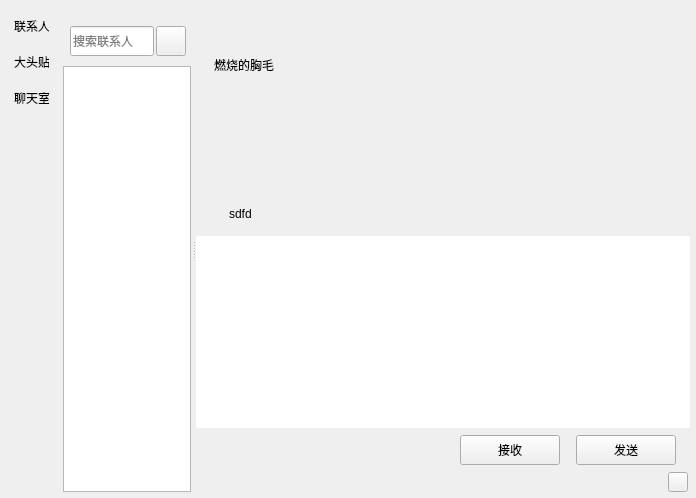
<?xml version="1.0" encoding="UTF-8"?>
<ui version="4.0">
 <class>ChatWgt</class>
 <widget class="QWidget" name="ChatWgt">
  <property name="geometry">
   <rect>
    <x>0</x>
    <y>0</y>
    <width>696</width>
    <height>498</height>
   </rect>
  </property>
  <property name="maximumSize">
   <size>
    <width>2560</width>
    <height>1440</height>
   </size>
  </property>
  <property name="windowTitle">
   <string>ChatUI</string>
  </property>
  <property name="windowOpacity">
   <double>1.000000000000000</double>
  </property>
  <layout class="QVBoxLayout" name="verticalLayout">
   <property name="leftMargin">
    <number>6</number>
   </property>
   <property name="topMargin">
    <number>6</number>
   </property>
   <property name="rightMargin">
    <number>6</number>
   </property>
   <property name="bottomMargin">
    <number>6</number>
   </property>
   <item>
    <widget class="QWidget" name="widget" native="true">
     <layout class="QVBoxLayout" name="verticalLayout_9">
      <property name="spacing">
       <number>0</number>
      </property>
      <property name="leftMargin">
       <number>0</number>
      </property>
      <property name="topMargin">
       <number>0</number>
      </property>
      <property name="rightMargin">
       <number>0</number>
      </property>
      <property name="bottomMargin">
       <number>0</number>
      </property>
      <item>
       <widget class="QWidget" name="widget_3" native="true">
        <layout class="QHBoxLayout" name="horizontalLayout_8">
         <property name="spacing">
          <number>0</number>
         </property>
         <property name="leftMargin">
          <number>0</number>
         </property>
         <property name="topMargin">
          <number>0</number>
         </property>
         <property name="rightMargin">
          <number>0</number>
         </property>
         <property name="bottomMargin">
          <number>0</number>
         </property>
         <item>
          <widget class="QWidget" name="side_bar" native="true">
           <property name="sizePolicy">
            <sizepolicy hsizetype="Fixed" vsizetype="Expanding">
             <horstretch>0</horstretch>
             <verstretch>0</verstretch>
            </sizepolicy>
           </property>
           <property name="minimumSize">
            <size>
             <width>56</width>
             <height>0</height>
            </size>
           </property>
           <property name="maximumSize">
            <size>
             <width>56</width>
             <height>16777215</height>
            </size>
           </property>
           <layout class="QVBoxLayout" name="verticalLayout_4">
            <property name="leftMargin">
             <number>0</number>
            </property>
            <property name="topMargin">
             <number>0</number>
            </property>
            <property name="rightMargin">
             <number>0</number>
            </property>
            <property name="bottomMargin">
             <number>0</number>
            </property>
            <item>
             <widget class="QWidget" name="widget_2" native="true">
              <property name="sizePolicy">
               <sizepolicy hsizetype="Preferred" vsizetype="Preferred">
                <horstretch>0</horstretch>
                <verstretch>0</verstretch>
               </sizepolicy>
              </property>
              <property name="minimumSize">
               <size>
                <width>45</width>
                <height>0</height>
               </size>
              </property>
              <property name="maximumSize">
               <size>
                <width>45</width>
                <height>150</height>
               </size>
              </property>
              <layout class="QVBoxLayout" name="verticalLayout_5">
               <property name="spacing">
                <number>1</number>
               </property>
               <property name="leftMargin">
                <number>8</number>
               </property>
               <property name="topMargin">
                <number>2</number>
               </property>
               <property name="rightMargin">
                <number>4</number>
               </property>
               <property name="bottomMargin">
                <number>2</number>
               </property>
               <item>
                <widget class="QLabel" name="Lab_ContactSide">
                 <property name="sizePolicy">
                  <sizepolicy hsizetype="Preferred" vsizetype="Fixed">
                   <horstretch>0</horstretch>
                   <verstretch>0</verstretch>
                  </sizepolicy>
                 </property>
                 <property name="minimumSize">
                  <size>
                   <width>35</width>
                   <height>35</height>
                  </size>
                 </property>
                 <property name="maximumSize">
                  <size>
                   <width>35</width>
                   <height>35</height>
                  </size>
                 </property>
                 <property name="text">
                  <string>联系人</string>
                 </property>
                </widget>
               </item>
               <item>
                <widget class="QLabel" name="Lab_Head">
                 <property name="sizePolicy">
                  <sizepolicy hsizetype="Preferred" vsizetype="Fixed">
                   <horstretch>0</horstretch>
                   <verstretch>0</verstretch>
                  </sizepolicy>
                 </property>
                 <property name="minimumSize">
                  <size>
                   <width>35</width>
                   <height>35</height>
                  </size>
                 </property>
                 <property name="maximumSize">
                  <size>
                   <width>35</width>
                   <height>35</height>
                  </size>
                 </property>
                 <property name="text">
                  <string>大头贴</string>
                 </property>
                </widget>
               </item>
               <item>
                <widget class="QLabel" name="Lab_ChatSide">
                 <property name="sizePolicy">
                  <sizepolicy hsizetype="Preferred" vsizetype="Fixed">
                   <horstretch>0</horstretch>
                   <verstretch>0</verstretch>
                  </sizepolicy>
                 </property>
                 <property name="minimumSize">
                  <size>
                   <width>35</width>
                   <height>35</height>
                  </size>
                 </property>
                 <property name="maximumSize">
                  <size>
                   <width>35</width>
                   <height>35</height>
                  </size>
                 </property>
                 <property name="text">
                  <string>聊天室</string>
                 </property>
                </widget>
               </item>
              </layout>
             </widget>
            </item>
            <item>
             <spacer name="verticalSpacer">
              <property name="orientation">
               <enum>Qt::Vertical</enum>
              </property>
              <property name="sizeType">
               <enum>QSizePolicy::Expanding</enum>
              </property>
              <property name="sizeHint" stdset="0">
               <size>
                <width>20</width>
                <height>327</height>
               </size>
              </property>
             </spacer>
            </item>
           </layout>
          </widget>
         </item>
         <item>
          <widget class="QFrame" name="frame">
           <property name="frameShape">
            <enum>QFrame::NoFrame</enum>
           </property>
           <property name="frameShadow">
            <enum>QFrame::Sunken</enum>
           </property>
           <layout class="QHBoxLayout" name="horizontalLayout">
            <property name="spacing">
             <number>0</number>
            </property>
            <property name="leftMargin">
             <number>0</number>
            </property>
            <property name="topMargin">
             <number>0</number>
            </property>
            <property name="rightMargin">
             <number>0</number>
            </property>
            <property name="bottomMargin">
             <number>0</number>
            </property>
            <item>
             <widget class="QSplitter" name="splitter">
              <property name="sizePolicy">
               <sizepolicy hsizetype="Preferred" vsizetype="Preferred">
                <horstretch>0</horstretch>
                <verstretch>0</verstretch>
               </sizepolicy>
              </property>
              <property name="frameShape">
               <enum>QFrame::NoFrame</enum>
              </property>
              <property name="frameShadow">
               <enum>QFrame::Raised</enum>
              </property>
              <property name="midLineWidth">
               <number>0</number>
              </property>
              <property name="orientation">
               <enum>Qt::Horizontal</enum>
              </property>
              <property name="handleWidth">
               <number>4</number>
              </property>
              <widget class="QFrame" name="Wgt_ChatSearch">
               <property name="sizePolicy">
                <sizepolicy hsizetype="Expanding" vsizetype="Expanding">
                 <horstretch>1</horstretch>
                 <verstretch>0</verstretch>
                </sizepolicy>
               </property>
               <property name="minimumSize">
                <size>
                 <width>100</width>
                 <height>0</height>
                </size>
               </property>
               <property name="maximumSize">
                <size>
                 <width>350</width>
                 <height>16777215</height>
                </size>
               </property>
               <property name="styleSheet">
                <string notr="true"/>
               </property>
               <property name="frameShape">
                <enum>QFrame::NoFrame</enum>
               </property>
               <property name="frameShadow">
                <enum>QFrame::Raised</enum>
               </property>
               <layout class="QVBoxLayout" name="verticalLayout_2">
                <property name="spacing">
                 <number>0</number>
                </property>
                <property name="leftMargin">
                 <number>0</number>
                </property>
                <property name="topMargin">
                 <number>0</number>
                </property>
                <property name="rightMargin">
                 <number>0</number>
                </property>
                <property name="bottomMargin">
                 <number>0</number>
                </property>
                <item>
                 <widget class="QWidget" name="Wgt_ChatSearchTitle" native="true">
                  <property name="sizePolicy">
                   <sizepolicy hsizetype="Expanding" vsizetype="Fixed">
                    <horstretch>0</horstretch>
                    <verstretch>0</verstretch>
                   </sizepolicy>
                  </property>
                  <property name="minimumSize">
                   <size>
                    <width>0</width>
                    <height>0</height>
                   </size>
                  </property>
                  <property name="maximumSize">
                   <size>
                    <width>16777215</width>
                    <height>60</height>
                   </size>
                  </property>
                  <layout class="QHBoxLayout" name="horizontalLayout_2">
                   <property name="spacing">
                    <number>2</number>
                   </property>
                   <property name="leftMargin">
                    <number>8</number>
                   </property>
                   <property name="topMargin">
                    <number>20</number>
                   </property>
                   <property name="rightMargin">
                    <number>6</number>
                   </property>
                   <property name="bottomMargin">
                    <number>20</number>
                   </property>
                   <item>
                    <widget class="QLineEdit" name="Edt_Search">
                     <property name="minimumSize">
                      <size>
                       <width>0</width>
                       <height>30</height>
                      </size>
                     </property>
                     <property name="maximumSize">
                      <size>
                       <width>16777215</width>
                       <height>30</height>
                      </size>
                     </property>
                     <property name="maxLength">
                      <number>16</number>
                     </property>
                     <property name="cursorPosition">
                      <number>0</number>
                     </property>
                     <property name="placeholderText">
                      <string>搜索联系人</string>
                     </property>
                     <property name="clearButtonEnabled">
                      <bool>true</bool>
                     </property>
                    </widget>
                   </item>
                   <item>
                    <widget class="QPushButton" name="Btn_Add">
                     <property name="sizePolicy">
                      <sizepolicy hsizetype="Fixed" vsizetype="Fixed">
                       <horstretch>0</horstretch>
                       <verstretch>0</verstretch>
                      </sizepolicy>
                     </property>
                     <property name="minimumSize">
                      <size>
                       <width>30</width>
                       <height>30</height>
                      </size>
                     </property>
                     <property name="maximumSize">
                      <size>
                       <width>30</width>
                       <height>30</height>
                      </size>
                     </property>
                     <property name="styleSheet">
                      <string notr="true"/>
                     </property>
                     <property name="text">
                      <string/>
                     </property>
                     <property name="icon">
                      <iconset resource="../Assets.qrc">
                       <normaloff>:/Skin/Image/AddUser.png</normaloff>:/Skin/Image/AddUser.png</iconset>
                     </property>
                     <property name="iconSize">
                      <size>
                       <width>22</width>
                       <height>22</height>
                      </size>
                     </property>
                    </widget>
                   </item>
                  </layout>
                 </widget>
                </item>
                <item>
                 <widget class="QStackedWidget" name="Stacke_List">
                  <property name="maximumSize">
                   <size>
                    <width>350</width>
                    <height>16777215</height>
                   </size>
                  </property>
                  <property name="currentIndex">
                   <number>0</number>
                  </property>
                  <widget class="QWidget" name="Wgt_UserLst">
                   <property name="layoutDirection">
                    <enum>Qt::LeftToRight</enum>
                   </property>
                   <property name="styleSheet">
                    <string notr="true"/>
                   </property>
                   <layout class="QHBoxLayout" name="horizontalLayout_7">
                    <property name="spacing">
                     <number>0</number>
                    </property>
                    <property name="leftMargin">
                     <number>1</number>
                    </property>
                    <property name="topMargin">
                     <number>0</number>
                    </property>
                    <property name="rightMargin">
                     <number>1</number>
                    </property>
                    <property name="bottomMargin">
                     <number>0</number>
                    </property>
                    <item>
                     <widget class="QListWidget" name="List_ChatUser">
                      <property name="sizePolicy">
                       <sizepolicy hsizetype="Preferred" vsizetype="Expanding">
                        <horstretch>0</horstretch>
                        <verstretch>0</verstretch>
                       </sizepolicy>
                      </property>
                      <property name="layoutDirection">
                       <enum>Qt::LeftToRight</enum>
                      </property>
                      <property name="styleSheet">
                       <string notr="true"/>
                      </property>
                      <property name="resizeMode">
                       <enum>QListView::Adjust</enum>
                      </property>
                     </widget>
                    </item>
                   </layout>
                  </widget>
                  <widget class="QWidget" name="Wgt_SearchLst">
                   <layout class="QVBoxLayout" name="verticalLayout_7">
                    <property name="spacing">
                     <number>0</number>
                    </property>
                    <property name="leftMargin">
                     <number>0</number>
                    </property>
                    <property name="topMargin">
                     <number>0</number>
                    </property>
                    <property name="rightMargin">
                     <number>0</number>
                    </property>
                    <property name="bottomMargin">
                     <number>0</number>
                    </property>
                    <item>
                     <widget class="QListWidget" name="Lst_SearchUser"/>
                    </item>
                   </layout>
                  </widget>
                  <widget class="QWidget" name="Wgt_ConLst">
                   <layout class="QVBoxLayout" name="verticalLayout_8">
                    <property name="spacing">
                     <number>0</number>
                    </property>
                    <property name="leftMargin">
                     <number>0</number>
                    </property>
                    <property name="topMargin">
                     <number>0</number>
                    </property>
                    <property name="rightMargin">
                     <number>0</number>
                    </property>
                    <property name="bottomMargin">
                     <number>0</number>
                    </property>
                    <item>
                     <widget class="QListWidget" name="List_ConUserr"/>
                    </item>
                   </layout>
                  </widget>
                 </widget>
                </item>
               </layout>
              </widget>
              <widget class="QFrame" name="chat_data_list">
               <property name="sizePolicy">
                <sizepolicy hsizetype="Preferred" vsizetype="Expanding">
                 <horstretch>1</horstretch>
                 <verstretch>0</verstretch>
                </sizepolicy>
               </property>
               <layout class="QVBoxLayout" name="verticalLayout_3">
                <property name="spacing">
                 <number>2</number>
                </property>
                <property name="leftMargin">
                 <number>0</number>
                </property>
                <property name="topMargin">
                 <number>0</number>
                </property>
                <property name="rightMargin">
                 <number>0</number>
                </property>
                <property name="bottomMargin">
                 <number>0</number>
                </property>
                <item>
                 <widget class="QWidget" name="Wgt_WndTitle" native="true">
                  <property name="sizePolicy">
                   <sizepolicy hsizetype="Expanding" vsizetype="Fixed">
                    <horstretch>0</horstretch>
                    <verstretch>25</verstretch>
                   </sizepolicy>
                  </property>
                  <property name="minimumSize">
                   <size>
                    <width>0</width>
                    <height>30</height>
                   </size>
                  </property>
                  <property name="maximumSize">
                   <size>
                    <width>16777215</width>
                    <height>30</height>
                   </size>
                  </property>
                  <layout class="QHBoxLayout" name="horizontalLayout_9">
                   <property name="spacing">
                    <number>2</number>
                   </property>
                   <property name="leftMargin">
                    <number>0</number>
                   </property>
                   <property name="topMargin">
                    <number>2</number>
                   </property>
                   <property name="rightMargin">
                    <number>2</number>
                   </property>
                   <property name="bottomMargin">
                    <number>0</number>
                   </property>
                   <item>
                    <spacer name="horizontalSpacer_6">
                     <property name="orientation">
                      <enum>Qt::Horizontal</enum>
                     </property>
                     <property name="sizeHint" stdset="0">
                      <size>
                       <width>478</width>
                       <height>20</height>
                      </size>
                     </property>
                    </spacer>
                   </item>
                  </layout>
                 </widget>
                </item>
                <item>
                 <widget class="QWidget" name="title_wid" native="true">
                  <property name="sizePolicy">
                   <sizepolicy hsizetype="Preferred" vsizetype="Fixed">
                    <horstretch>0</horstretch>
                    <verstretch>0</verstretch>
                   </sizepolicy>
                  </property>
                  <property name="minimumSize">
                   <size>
                    <width>0</width>
                    <height>0</height>
                   </size>
                  </property>
                  <property name="maximumSize">
                   <size>
                    <width>16777215</width>
                    <height>60</height>
                   </size>
                  </property>
                  <layout class="QVBoxLayout" name="verticalLayout_6">
                   <property name="topMargin">
                    <number>9</number>
                   </property>
                   <item>
                    <widget class="QWidget" name="widget_5" native="true">
                     <property name="minimumSize">
                      <size>
                       <width>0</width>
                       <height>15</height>
                      </size>
                     </property>
                     <layout class="QHBoxLayout" name="horizontalLayout_3">
                      <item>
                       <widget class="QLabel" name="Lab_Title">
                        <property name="text">
                         <string>燃烧的胸毛</string>
                        </property>
                       </widget>
                      </item>
                     </layout>
                    </widget>
                   </item>
                  </layout>
                 </widget>
                </item>
                <item>
                 <widget class="QWidget" name="data_wid" native="true">
                  <property name="sizePolicy">
                   <sizepolicy hsizetype="Preferred" vsizetype="Expanding">
                    <horstretch>0</horstretch>
                    <verstretch>0</verstretch>
                   </sizepolicy>
                  </property>
                  <property name="minimumSize">
                   <size>
                    <width>0</width>
                    <height>0</height>
                   </size>
                  </property>
                  <property name="maximumSize">
                   <size>
                    <width>16777215</width>
                    <height>65536</height>
                   </size>
                  </property>
                 </widget>
                </item>
                <item>
                 <widget class="QWidget" name="tool_wid" native="true">
                  <property name="sizePolicy">
                   <sizepolicy hsizetype="Preferred" vsizetype="Fixed">
                    <horstretch>0</horstretch>
                    <verstretch>0</verstretch>
                   </sizepolicy>
                  </property>
                  <property name="minimumSize">
                   <size>
                    <width>0</width>
                    <height>40</height>
                   </size>
                  </property>
                  <property name="maximumSize">
                   <size>
                    <width>16777215</width>
                    <height>40</height>
                   </size>
                  </property>
                  <layout class="QHBoxLayout" name="horizontalLayout_5">
                   <property name="leftMargin">
                    <number>2</number>
                   </property>
                   <property name="topMargin">
                    <number>2</number>
                   </property>
                   <property name="rightMargin">
                    <number>2</number>
                   </property>
                   <property name="bottomMargin">
                    <number>2</number>
                   </property>
                   <item>
                    <widget class="ClickedLabel" name="Lab_Emo" native="true">
                     <property name="minimumSize">
                      <size>
                       <width>25</width>
                       <height>25</height>
                      </size>
                     </property>
                     <property name="maximumSize">
                      <size>
                       <width>25</width>
                       <height>25</height>
                      </size>
                     </property>
                     <property name="text" stdset="0">
                      <string/>
                     </property>
                    </widget>
                   </item>
                   <item>
                    <widget class="QLabel" name="Lab_File">
                     <property name="minimumSize">
                      <size>
                       <width>30</width>
                       <height>30</height>
                      </size>
                     </property>
                     <property name="maximumSize">
                      <size>
                       <width>30</width>
                       <height>30</height>
                      </size>
                     </property>
                     <property name="text">
                      <string>sdfd</string>
                     </property>
                    </widget>
                   </item>
                   <item>
                    <spacer name="horizontalSpacer_5">
                     <property name="orientation">
                      <enum>Qt::Horizontal</enum>
                     </property>
                     <property name="sizeHint" stdset="0">
                      <size>
                       <width>40</width>
                       <height>20</height>
                      </size>
                     </property>
                    </spacer>
                   </item>
                  </layout>
                 </widget>
                </item>
                <item>
                 <widget class="QTextEdit" name="Edt_Chat">
                  <property name="sizePolicy">
                   <sizepolicy hsizetype="Expanding" vsizetype="Preferred">
                    <horstretch>0</horstretch>
                    <verstretch>0</verstretch>
                   </sizepolicy>
                  </property>
                  <property name="minimumSize">
                   <size>
                    <width>0</width>
                    <height>0</height>
                   </size>
                  </property>
                  <property name="maximumSize">
                   <size>
                    <width>16777215</width>
                    <height>550</height>
                   </size>
                  </property>
                  <property name="frameShape">
                   <enum>QFrame::NoFrame</enum>
                  </property>
                 </widget>
                </item>
                <item>
                 <widget class="QWidget" name="send_wid" native="true">
                  <property name="minimumSize">
                   <size>
                    <width>0</width>
                    <height>40</height>
                   </size>
                  </property>
                  <property name="maximumSize">
                   <size>
                    <width>16777215</width>
                    <height>40</height>
                   </size>
                  </property>
                  <layout class="QHBoxLayout" name="horizontalLayout_4">
                   <property name="topMargin">
                    <number>2</number>
                   </property>
                   <property name="bottomMargin">
                    <number>2</number>
                   </property>
                   <item>
                    <spacer name="horizontalSpacer_2">
                     <property name="orientation">
                      <enum>Qt::Horizontal</enum>
                     </property>
                     <property name="sizeHint" stdset="0">
                      <size>
                       <width>36</width>
                       <height>20</height>
                      </size>
                     </property>
                    </spacer>
                   </item>
                   <item>
                    <widget class="QPushButton" name="Btn_Recive">
                     <property name="minimumSize">
                      <size>
                       <width>100</width>
                       <height>30</height>
                      </size>
                     </property>
                     <property name="maximumSize">
                      <size>
                       <width>100</width>
                       <height>30</height>
                      </size>
                     </property>
                     <property name="text">
                      <string>接收</string>
                     </property>
                    </widget>
                   </item>
                   <item>
                    <spacer name="horizontalSpacer_3">
                     <property name="orientation">
                      <enum>Qt::Horizontal</enum>
                     </property>
                     <property name="sizeType">
                      <enum>QSizePolicy::Fixed</enum>
                     </property>
                     <property name="sizeHint" stdset="0">
                      <size>
                       <width>10</width>
                       <height>20</height>
                      </size>
                     </property>
                    </spacer>
                   </item>
                   <item>
                    <widget class="QPushButton" name="Btn_Send">
                     <property name="minimumSize">
                      <size>
                       <width>100</width>
                       <height>30</height>
                      </size>
                     </property>
                     <property name="maximumSize">
                      <size>
                       <width>100</width>
                       <height>30</height>
                      </size>
                     </property>
                     <property name="text">
                      <string>发送</string>
                     </property>
                    </widget>
                   </item>
                   <item>
                    <spacer name="horizontalSpacer_4">
                     <property name="orientation">
                      <enum>Qt::Horizontal</enum>
                     </property>
                     <property name="sizeType">
                      <enum>QSizePolicy::Fixed</enum>
                     </property>
                     <property name="sizeHint" stdset="0">
                      <size>
                       <width>5</width>
                       <height>20</height>
                      </size>
                     </property>
                    </spacer>
                   </item>
                  </layout>
                 </widget>
                </item>
                <item>
                 <widget class="QWidget" name="widget_6" native="true">
                  <property name="minimumSize">
                   <size>
                    <width>0</width>
                    <height>20</height>
                   </size>
                  </property>
                  <property name="maximumSize">
                   <size>
                    <width>16777215</width>
                    <height>20</height>
                   </size>
                  </property>
                  <layout class="QHBoxLayout" name="horizontalLayout_6">
                   <property name="spacing">
                    <number>0</number>
                   </property>
                   <property name="leftMargin">
                    <number>0</number>
                   </property>
                   <property name="topMargin">
                    <number>0</number>
                   </property>
                   <property name="rightMargin">
                    <number>2</number>
                   </property>
                   <property name="bottomMargin">
                    <number>0</number>
                   </property>
                   <item>
                    <spacer name="horizontalSpacer">
                     <property name="orientation">
                      <enum>Qt::Horizontal</enum>
                     </property>
                     <property name="sizeType">
                      <enum>QSizePolicy::Expanding</enum>
                     </property>
                     <property name="sizeHint" stdset="0">
                      <size>
                       <width>956</width>
                       <height>17</height>
                      </size>
                     </property>
                    </spacer>
                   </item>
                   <item>
                    <widget class="QPushButton" name="Btn_ResizeSizeFlag">
                     <property name="minimumSize">
                      <size>
                       <width>20</width>
                       <height>20</height>
                      </size>
                     </property>
                     <property name="maximumSize">
                      <size>
                       <width>20</width>
                       <height>20</height>
                      </size>
                     </property>
                     <property name="text">
                      <string/>
                     </property>
                     <property name="iconSize">
                      <size>
                       <width>15</width>
                       <height>15</height>
                      </size>
                     </property>
                    </widget>
                   </item>
                  </layout>
                 </widget>
                </item>
               </layout>
              </widget>
             </widget>
            </item>
           </layout>
          </widget>
         </item>
        </layout>
       </widget>
      </item>
     </layout>
    </widget>
   </item>
  </layout>
 </widget>
 <customwidgets>
  <customwidget>
   <class>ClickedLabel</class>
   <extends>QWidget</extends>
   <header>clickedlabel.h</header>
  </customwidget>
 </customwidgets>
 <resources>
  <include location="../Assets.qrc"/>
 </resources>
 <connections/>
</ui>
